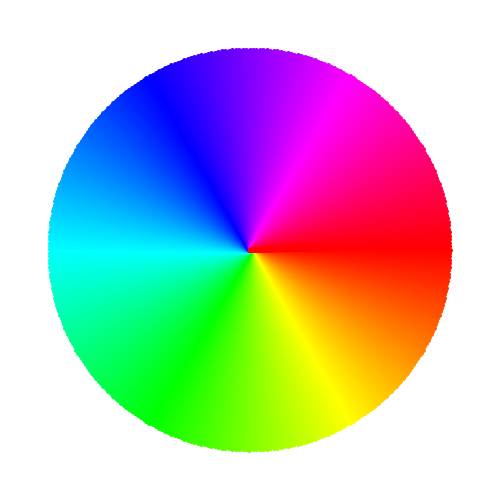
Frame 1 (no input)
Frame 60 (the mouse pressed at the canvas centre just before this capture): identical to frame 1, image omitted
Frame 120 (the mouse held since frame 60 and released just before this capture): identical to frame 1, image omitted

The Processing sketch that drew this single still picture (run headless with seeded random() and noise(); from frame 60 on, the mouse is pressed at the canvas centre):

// Processing sketch: hue_ring
// ── hue_ring.pde
void setup() {
  size(500,500);
  colorMode(HSB,360,255,255);
}

void draw() {
  float radius = 200;
  background(0,0,255);
  for (int i=0; i<360; i++) {
    float x = width/2 + radius * cos(radians(i));
    float y = height/2 + radius * sin(radians(i));
    strokeWeight(5);
    stroke(i,255,255);
    line(width/2,height/2,x,y);
  }
}
